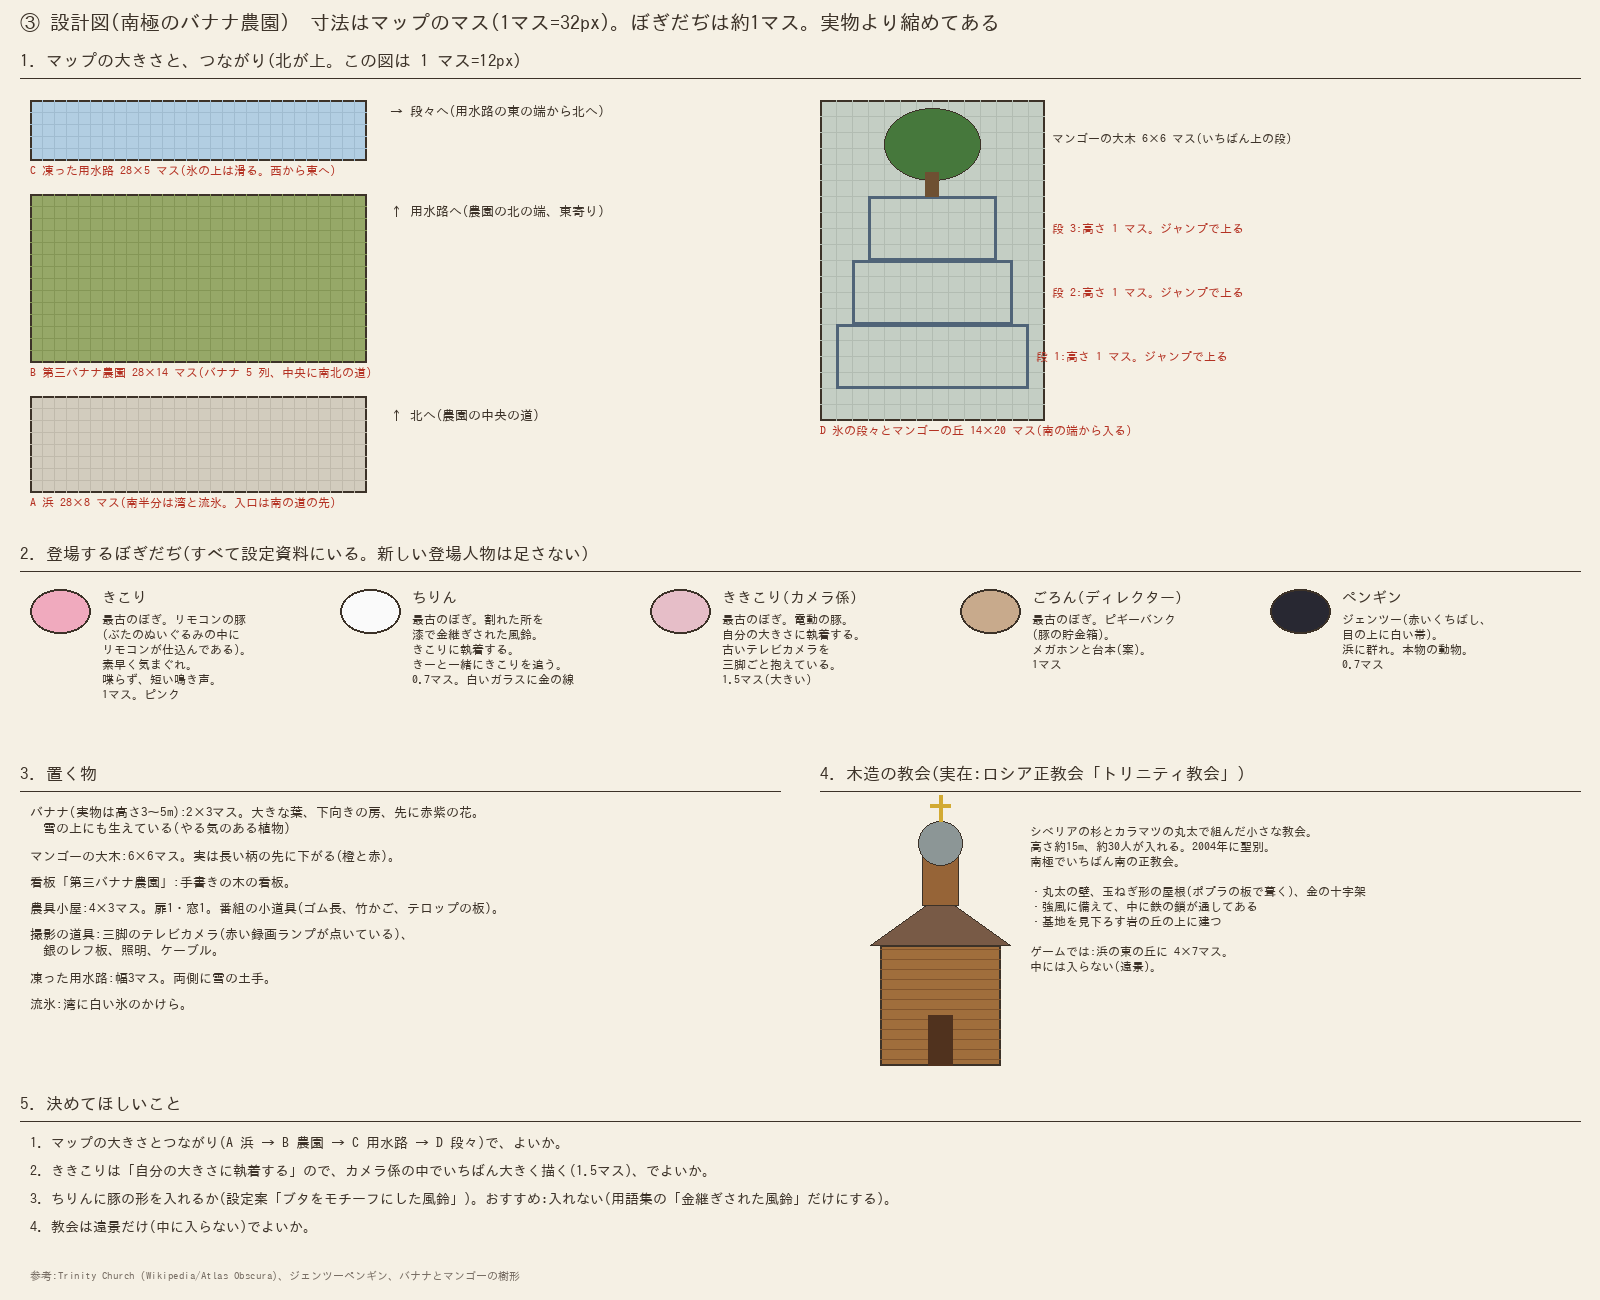

Write the Python code that produced this figure.
from PIL import Image, ImageDraw, ImageFont
F='/usr/share/fonts/opentype/ipafont-gothic/ipag.ttf'
f=lambda s: ImageFont.truetype(F,s)
W,H=1600,1300
im=Image.new('RGB',(W,H),(245,240,228)); d=ImageDraw.Draw(im)
INK=(60,50,40); RED=(180,50,35); T=24  # 図の 1 マス = 24px(ゲームでは 32px)
def head(x,y,s,w=720):
    d.text((x,y),s,fill=INK,font=f(17)); d.line((x,y+26,x+w,y+26),fill=INK)
def grid(x,y,cw,ch,fill,label=None):
    d.rectangle((x,y,x+cw*T,y+ch*T),fill=fill,outline=INK,width=2)
    for i in range(1,cw): d.line((x+i*T,y,x+i*T,y+ch*T),fill=tuple(max(0,c-18) for c in fill))
    for j in range(1,ch): d.line((x,y+j*T,x+cw*T,y+j*T),fill=tuple(max(0,c-18) for c in fill))
    if label: d.text((x,y+ch*T+4),label,fill=RED,font=f(12))
d.text((20,12),'③ 設計図(南極のバナナ農園)  寸法はマップのマス(1マス=32px)。ぼぎだぢは約1マス。実物より縮めてある',fill=INK,font=f(20))

# 1. マップの大きさ
head(20,52,'1. マップの大きさと、つながり(北が上。この図は 1 マス=12px)',1560)
T=12
x0,y0=30,100
grid(x0,y0,28,5,(178,206,226),'C 凍った用水路 28×5 マス(氷の上は滑る。西から東へ)')
grid(x0,y0+5*T+34,28,14,(150,168,104),'B 第三バナナ農園 28×14 マス(バナナ 5 列、中央に南北の道)')
grid(x0,y0+19*T+68,28,8,(210,204,190),'A 浜 28×8 マス(南半分は湾と流氷。入口は南の道の先)')
ax=x0+28*T+24
d.text((ax,y0+19*T+80),'↑ 北へ(農園の中央の道)',fill=INK,font=f(13))
d.text((ax,y0+5*T+44),'↑ 用水路へ(農園の北の端、東寄り)',fill=INK,font=f(13))
d.text((ax,y0+4),'→ 段々へ(用水路の東の端から北へ)',fill=INK,font=f(13))
# D 縦長(1 マス=16px)
T=16
dx,dy=820,100
grid(dx,dy,14,20,(196,206,196),'D 氷の段々とマンゴーの丘 14×20 マス(南の端から入る)')
for i,(w,y) in enumerate([(12,14),(10,10),(8,6)]):
    l=dx+(14-w)//2*T
    d.rectangle((l,dy+y*T,l+w*T,dy+(y+4)*T),outline=(80,100,120),width=3)
    d.text((l+w*T+8 if i==0 else dx+14*T+8,dy+(y+2)*T-6),f'段 {i+1}:高さ 1 マス。ジャンプで上る',fill=RED,font=f(12))
d.ellipse((dx+4*T,dy+0.5*T,dx+10*T,dy+5*T),fill=(70,120,60),outline=INK)
d.rectangle((dx+6.6*T,dy+4.5*T,dx+7.4*T,dy+6*T),fill=(110,80,50))
d.text((dx+14*T+8,dy+2*T),'マンゴーの大木 6×6 マス(いちばん上の段)',fill=INK,font=f(12))
T=24

# 2. 登場するぼぎだぢ
Y2=545
head(20,Y2,'2. 登場するぼぎだぢ(すべて設定資料にいる。新しい登場人物は足さない)',1560)
chars=[('きこり','最古のぼぎ。リモコンの豚\n(ぶたのぬいぐるみの中に\nリモコンが仕込んである)。\n素早く気まぐれ。\n喋らず、短い鳴き声。\n1マス。ピンク',(240,170,190)),
('ちりん','最古のぼぎ。割れた所を\n漆で金継ぎされた風鈴。\nきこりに執着する。\nきーと一緒にきこりを追う。\n0.7マス。白いガラスに金の線',(250,250,250)),
('ききこり(カメラ係)','最古のぼぎ。電動の豚。\n自分の大きさに執着する。\n古いテレビカメラを\n三脚ごと抱えている。\n1.5マス(大きい)',(230,190,200)),
('ごろん(ディレクター)','最古のぼぎ。ピギーバンク\n(豚の貯金箱)。\nメガホンと台本(案)。\n1マス',(200,170,140)),
('ペンギン','ジェンツー(赤いくちばし、\n目の上に白い帯)。\n浜に群れ。本物の動物。\n0.7マス',(40,40,50))]
for i,(n,t,c) in enumerate(chars):
    x=30+i*310; y=Y2+44
    d.ellipse((x,y,x+60,y+44),fill=c,outline=INK,width=2)
    d.text((x+72,y),n,fill=INK,font=f(15)); d.text((x+72,y+24),t,fill=INK,font=f(12))

# 3. 物
Y3=765
head(20,Y3,'3. 置く物',760)
items=['バナナ(実物は高さ3〜5m):2×3マス。大きな葉、下向きの房、先に赤紫の花。\n  雪の上にも生えている(やる気のある植物)',
'マンゴーの大木:6×6マス。実は長い柄の先に下がる(橙と赤)。',
'看板「第三バナナ農園」:手書きの木の看板。',
'農具小屋:4×3マス。扉1・窓1。番組の小道具(ゴム長、竹かご、テロップの板)。',
'撮影の道具:三脚のテレビカメラ(赤い録画ランプが点いている)、\n  銀のレフ板、照明、ケーブル。',
'凍った用水路:幅3マス。両側に雪の土手。',
'流氷:湾に白い氷のかけら。']
yy=Y3+40
for s in items: d.text((30,yy),s,fill=INK,font=f(13)); yy+=s.count('\n')*18+26

# 4. 教会
X4=820
head(X4,Y3,'4. 木造の教会(実在:ロシア正教会「トリニティ教会」)',760)
cx,cy=X4+40,Y3+60
d.rectangle((cx+20,cy+120,cx+140,cy+240),fill=(160,110,60),outline=INK,width=2)
for j in range(cy+124,cy+240,10): d.line((cx+20,j,cx+140,j),fill=(130,85,45))
d.polygon([(cx+10,cy+120),(cx+80,cy+70),(cx+150,cy+120)],fill=(120,90,70),outline=INK)
d.rectangle((cx+62,cy+30,cx+98,cy+80),fill=(150,100,55),outline=INK)
d.ellipse((cx+58,cy-4,cx+102,cy+40),fill=(140,150,150),outline=INK)
d.line((cx+80,cy-30,cx+80,cy-4),fill=(210,170,50),width=4); d.line((cx+70,cy-20,cx+90,cy-20),fill=(210,170,50),width=4)
d.rectangle((cx+68,cy+190,cx+92,cy+240),fill=(80,50,30))
d.text((cx+170,cy),'シベリアの杉とカラマツの丸太で組んだ小さな教会。\n高さ約15m、約30人が入れる。2004年に聖別。\n南極でいちばん南の正教会。\n\n・丸太の壁、玉ねぎ形の屋根(ポプラの板で葺く)、金の十字架\n・強風に備えて、中に鉄の鎖が通してある\n・基地を見下ろす岩の丘の上に建つ\n\nゲームでは:浜の東の丘に 4×7マス。\n中には入らない(遠景)。',fill=INK,font=f(12))

# 5. 決めてほしいこと
Y5=1095
head(20,Y5,'5. 決めてほしいこと',1560)
qs=['1. マップの大きさとつながり(A 浜 → B 農園 → C 用水路 → D 段々)で、よいか。',
'2. ききこりは「自分の大きさに執着する」ので、カメラ係の中でいちばん大きく描く(1.5マス)、でよいか。',
'3. ちりんに豚の形を入れるか(設定案「ブタをモチーフにした風鈴」)。おすすめ:入れない(用語集の「金継ぎされた風鈴」だけにする)。',
'4. 教会は遠景だけ(中に入らない)でよいか。']
yy=Y5+40
for q in qs: d.text((30,yy),q,fill=INK,font=f(14)); yy+=28
d.text((30,H-30),'参考:Trinity Church (Wikipedia/Atlas Obscura)、ジェンツーペンギン、バナナとマンゴーの樹形',fill=(120,110,100),font=f(11))
im.save('/home/user/project/docs/assets/banana/design.png')
